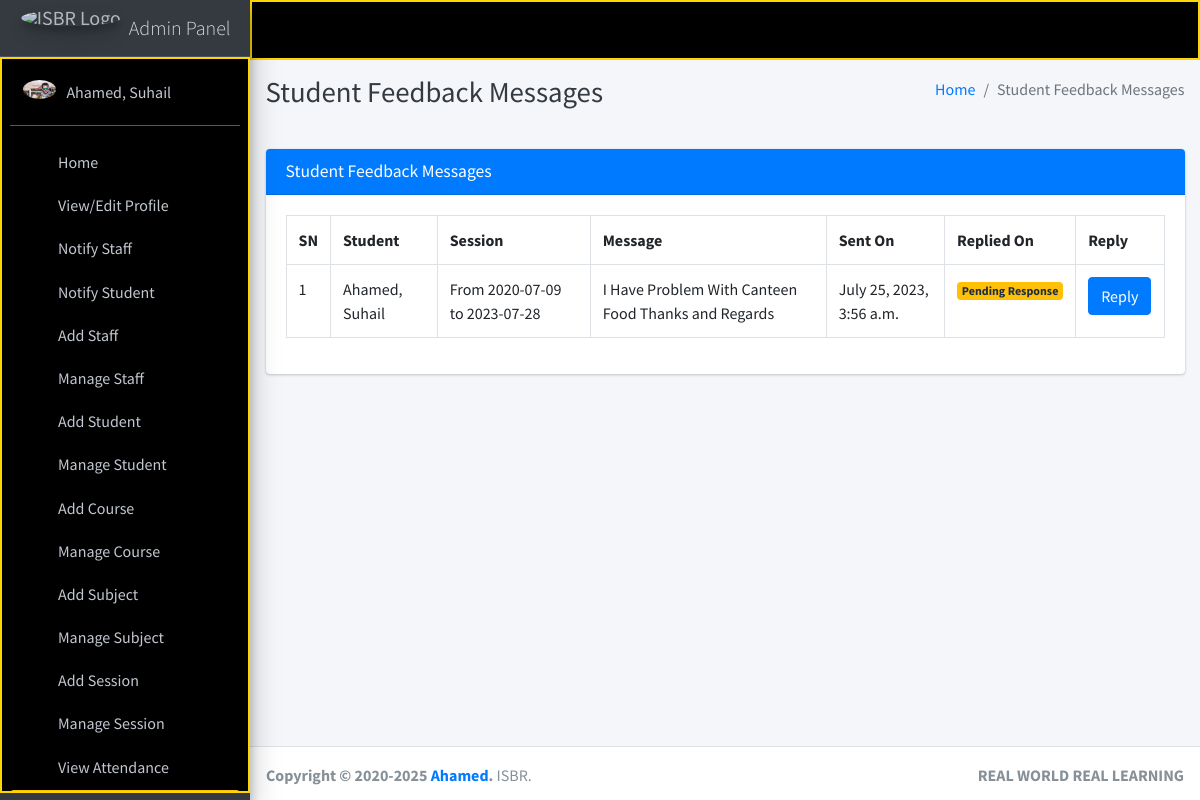
The app's page /student/view/feedback/ (signed in) with its own data.
### main_app/models.py (models this page shows)
class CustomUser(AbstractUser):
    USER_TYPE = ((1, "HOD"), (2, "Staff"), (3, "Student"))
    GENDER = [("M", "Male"), ("F", "Female")]
    username = None  # Removed username, using email instead
    email = models.EmailField(unique=True)
    user_type = models.CharField(default=1, choices=USER_TYPE, max_length=1)
    gender = models.CharField(max_length=1, choices=GENDER)
    profile_pic = models.ImageField()
    address = models.TextField()
    fcm_token = models.TextField(default="")  # For firebase notifications
    created_at = models.DateTimeField(auto_now_add=True)
    updated_at = models.DateTimeField(auto_now=True)
    USERNAME_FIELD = "email"
    REQUIRED_FIELDS = []
    objects = CustomUserManager()
    def __str__(self):
        return self.last_name + ", " + self.first_name

class FeedbackStudent(models.Model):
    student = models.ForeignKey(Student, on_delete=models.CASCADE)
    feedback = models.TextField()
    reply = models.TextField()
    created_at = models.DateTimeField(auto_now_add=True)
    updated_at = models.DateTimeField(auto_now=True)

class Student(models.Model):
    admin = models.OneToOneField(CustomUser, on_delete=models.CASCADE)
    course = models.ForeignKey(Course, on_delete=models.DO_NOTHING, null=True, blank=False)
    session = models.ForeignKey(Session, on_delete=models.DO_NOTHING, null=True)
    def __str__(self):
        return self.admin.last_name + ", " + self.admin.first_name

class Session(models.Model):
    start_year = models.DateField()
    end_year = models.DateField()
    def __str__(self):
        return "From " + str(self.start_year) + " to " + str(self.end_year)

### main_app/hod_views.py (the view, shortened to what this page needs)
# urls.py: path("student/view/feedback/", hod_views.student_feedback_message,
@csrf_exempt
def student_feedback_message(request):
    if request.method != 'POST':
        feedbacks = FeedbackStudent.objects.all()
        context = {
            'feedbacks': feedbacks,
            'page_title': 'Student Feedback Messages'
        }
        return render(request, 'hod_template/student_feedback_template.html', context)

### main_app/templates/hod_template/student_feedback_template.html (shortened to what this page needs)
{% extends 'main_app/base.html' %}
{% load static %}
{% block page_title %}{{page_title}}{% endblock page_title %}
{% block content %}
<section class="content">
    <div class="container-fluid">
        <div class="row">
            <div class="col-md-12">
                <div class="card card-primary">
                    <div class="card-header">
                        <h3 class="card-title">{{page_title}}</h3>
                    </div>
                    <div class="table card-body">
                        <table class="table table-bordered">
                            <tr>
                                <th>SN</th>
                                <th>Student</th>
                                <th>Session</th>
                                <th>Message</th>
                                <th>Sent On</th>
                                <th>Replied On</th>
                                <th>Reply</th>
                            </tr>
                            {% for feedback in  feedbacks %}
                              <tr>
                                  <td>{{forloop.counter}}</td>
                                  <td>{{feedback.student}}</td>
                                  <td>{{feedback.student.session}}</td>
                                  <td>{{feedback.feedback}}</td>
                                      {% if feedback.reply == "" %}
                                      <td>{{feedback.created_at}}</td>
                                      <td><span  class='badge badge-warning'>Pending Response</span></td>
                                           <td> <button data-toggle = "modal" data-target = "#reply_modal" value="{{feedback.id}}" class="btn btn-primary reply_open_modal">Reply</button>
                                          {% else %}
                                          <td>{{feedback.created_at}}</td>
                                          <td>{{feedback.updated_at}}</td>
                                            <td>{{feedback.reply}}</td>
                                      {% endif %}
                                  </td>
                              </tr>
                            {% endfor %}
                        </table>
                    </div>
                    </div>
            </div>
        </div>
    </div>
</section>
{% endblock content %}

### main_app/templates/main_app/sidebar_template.html (shortened to what this page needs)
{% load static %}
<aside class="main-sidebar sidebar-dark-warning elevation-4">
{% if request.user.user_type == '1' %}
    <a href="{% url 'admin_home' %}" class="brand-link">
        <img src="{% static 'dist/img/img.png' %} " alt="ISBR Logo"
            class="brand-image img-circle elevation-3" style="opacity: .8">
        <span class="brand-text font-weight-light">Admin Panel</span>
    </a>
    <div class="sidebar" style="background-color: black; color: #FFD700; border: 2px solid #FFD700;">
        <div class="user-panel mt-3 pb-3 mb-3 d-flex">
            <div class="image">
                <img src="{{ request.user.profile_pic}}" class="img-circle elevation-2" alt="User Image">
            </div>
            <div class="info">
                <a href="#" class="d-block">{{user}}</a>
            </div>
        </div>
        <nav class="mt-2">
            <ul class="nav nav-pills nav-sidebar flex-column" data-widget="treeview" role="menu" data-accordion="false">
                <li class="nav-item">
                    {% url 'admin_home' as admin_home %}
                    <a href="{{admin_home}}" class="nav-link {% if admin_home == request.path %} active {% endif %}">
                        <i class="nav-icon fas fa-th"></i>
                        <p>
                            Home
                        </p>
                    </a>
                </li>
                <li class="nav-item">
                    {% url 'admin_view_profile' as admin_view_profile %}
                    <a href="{{admin_view_profile}}" class="nav-link {% if admin_view_profile == request.path %} active {% endif %}">
                        <i class="nav-icon fas fa-th"></i>
                        <p>
                            View/Edit Profile
                        </p>
                    </a>
                </li>
                <li class="nav-item">
                    {% url 'admin_notify_staff' as admin_notify_staff %}
                    <a href="{{admin_notify_staff}}" class="nav-link {% if admin_notify_staff == request.path %} active {% endif %}">
                        <i class="nav-icon fas fa-th"></i>
                        <p>
                            Notify Staff
                        </p>
                    </a>
                </li>
                <li class="nav-item">
                    {% url 'admin_notify_student' as admin_notify_student %}
                    <a href="{{admin_notify_student}}" class="nav-link {% if admin_notify_student == request.path %} active {% endif %}">
                        <i class="nav-icon fas fa-th"></i>
                        <p>
                            Notify Student
                        </p>
                    </a>
                </li>
                <li class="nav-item">
                    {% url 'add_staff' as add_staff %}
                    <a href="{{add_staff}}" class="nav-link {% if add_staff == request.path %} active {% endif %}">
                        <i class="nav-icon fas fa-th"></i>
                        <p>
                            Add Staff
                        </p>
                    </a>
                </li>
                <li class="nav-item">
                    {% url 'manage_staff' as manage_staff %}
                    {% url 'edit_staff' staff_id as edit_staff %}
                    <a href="{{manage_staff}}"
                        class="nav-link {% if manage_staff == request.path or request.path == edit_staff %} active {% endif %}">
                        <i class="nav-icon fas fa-th"></i>
                        <p>
                            Manage Staff
                        </p>
                    </a>
                </li>
                <li class="nav-item">
                    {% url 'add_student' as add_student%}
                    <a href="{{add_student}}" class="nav-link  {% if add_student == request.path %} active {% endif %}">
                        <i class="nav-icon fas fa-th"></i>
                        <p>
                            Add Student
                        </p>
                    </a>
                </li>
                <li class="nav-item">
                    {% url 'manage_student' as manage_student %}
                    {% url 'edit_student' student_id as edit_student %}
                    <a href="{{manage_student}}"
                        class="nav-link  {% if edit_student == request.path or manage_student == request.path %} active {% endif %}">
                        <i class="nav-icon fas fa-th"></i>
                        <p>
                            Manage Student
                        </p>
                    </a>
                </li>
                <li class="nav-item">
                    {% url 'add_course' as add_course %}
                    <a href="{{add_course}}" class="nav-link  {% if add_course == request.path %} active {% endif %}">
                        <i class="nav-icon fas fa-th"></i>
                        <p>
                            Add Course
                        </p>
                    </a>
                </li>
                <li class="nav-item">
                    {% url 'manage_course' as manage_course %}
                    {% url 'edit_course' course_id as edit_course %}
                    <a href="{{manage_course}}"
                        class="nav-link  {% if edit_course == request.path or manage_course == request.path %} active {% endif %}">
                        <i class="nav-icon fas fa-th"></i>
                        <p>
                            Manage Course
                        </p>
                    </a>
                </li>
                <li class="nav-item">
                    {% url 'add_subject' as add_subject %}
                    <a href="{{add_subject}}" class="nav-link  {% if add_subject == request.path %} active {% endif %}">
                        <i class="nav-icon fas fa-th"></i>
                        <p>
                            Add Subject
                        </p>
                    </a>
                </li>
                <li class="nav-item">
                    {% url 'manage_subject' as manage_subject %}
                    {% url 'edit_subject' subject_id as edit_subject %}
                    <a href="{{manage_subject}}"
                        class="nav-link  {% if edit_subject == request.path or manage_subject == request.path %} active {% endif %}">
                        <i class="nav-icon fas fa-th"></i>
                        <p>
                            Manage Subject
                        </p>
                    </a>
                </li>
                <li class="nav-item">
                    {% url 'add_session' as add_session %}
                    <a href="{{add_session}}" class="nav-link  {% if add_session == request.path %} active {% endif %}">
                        <i class="nav-icon fas fa-th"></i>
                        <p>
                            Add Session
                        </p>
                    </a>
                </li>
                <li class="nav-item">
                {% url 'manage_session' as manage_session %}
                {% url 'edit_session' session_id as edit_session %}
                <a href="{{manage_session}}"
                    class="nav-link  {% if edit_session == request.path or manage_session == request.path %} active {% endif %}">
                    <i class="nav-icon fas fa-th"></i>
                    <p>
                        Manage Session
                    </p>
                </a>
        </li>
                <li class="nav-item">
                    {% url 'admin_view_attendance' as admin_view_attendance %}
                    <li class="nav-item">
                        <a href="{{admin_view_attendance}}" class="nav-link  {% if admin_view_attendance == request.path %} active {% endif %}">
                            <i class="nav-icon fas fa-th"></i>
                            <p>
                                View Attendance
                            </p>
                        </a>
                    </li>
            <li class="nav-item">
                {% url 'student_feedback_message' as student_feedback_message %}
                <a href="{{ student_feedback_message }}" class="nav-link  {% if student_feedback_message == request.path %} active {% endif %}">
                    </a>
                </li>
{% endif %}
</ul>
</nav>
</div>
</aside>

### records on screen
CustomUser: user.profile_pic (picture), last_name+first_name "Ahamed, Suhail"
FeedbackStudent: student "Ahamed, Suhail", student.session "From 2020-07-09 to 2023-07-28", feedback "I Have Problem With Canteen Food Thanks and Regards", created_at "July 25, 2023, 3:56 a.m."

### other values on screen
{{ page_title }} "Student Feedback Messages"
